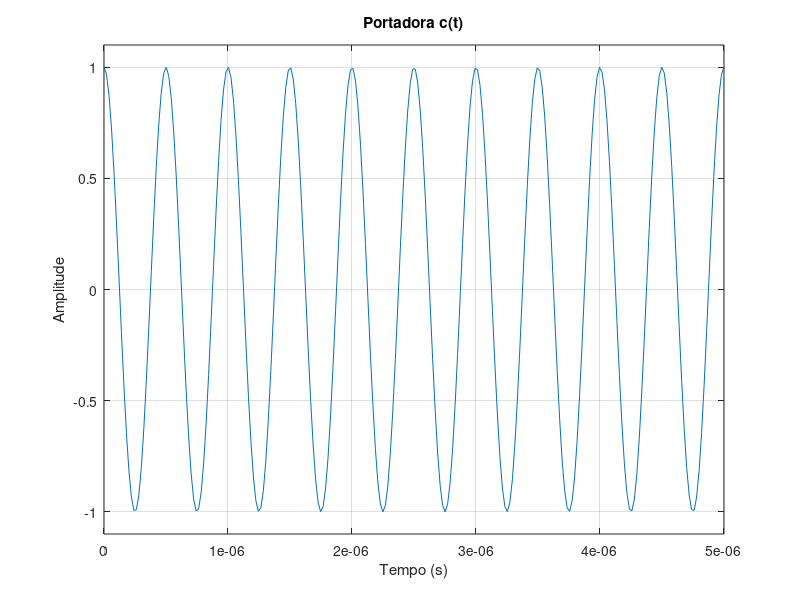
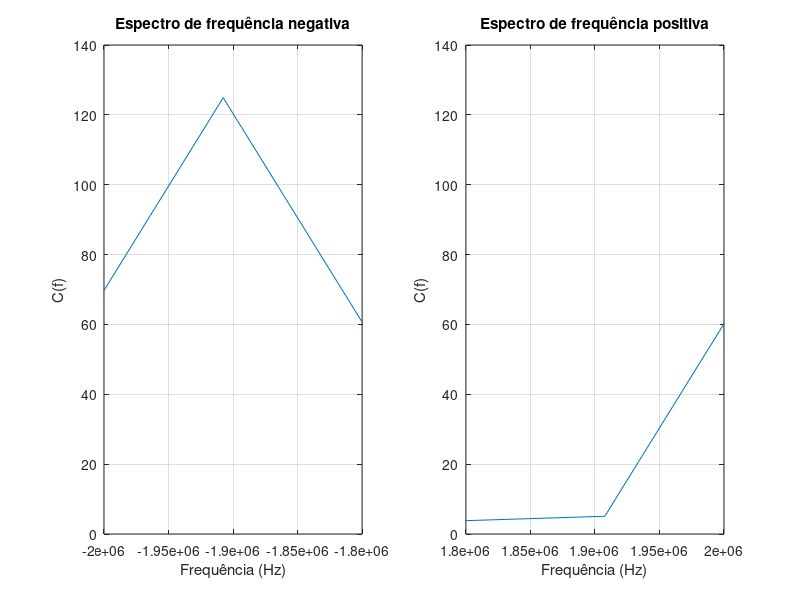
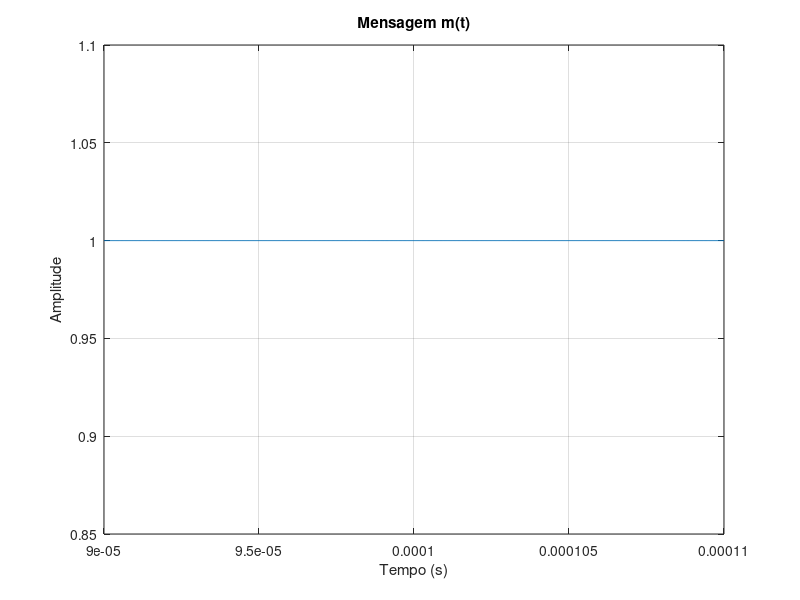

These figures' MATLAB source, in order:
%%%%%%%%%%%%%%%%%%%%%%%%%%%%%%% PCOM SEL 0616 %%%%%%%%%%%%%%%%%%%%%%%%%%%%%

%Carlos Henrique Hannas de Carvalho, nUSP: 11965988

%%%%%%%%%%%%%%%%%%%%%%%%%%%%%%%%%%%%%%%%%%%%%%%%%%%%%%%%%%%%%%%%%%%%%%%%%%%

close all
clear all

%%%%%%%%%%%%%%%%%%%%%%%%%%%%% DADOS INICIAIS %%%%%%%%%%%%%%%%%%%%%%%%%%%%%%

f_c = 2 * 10^6;                                                            %Frequencia da portadora (Hz)
f_samp = 50 * 10^6;                                                        %Frequencia de amostragem (Hz)

t_0 = 0;                                                                   %Tempo inicial (s)
t_f = 200 * 10^-6;                                                         %Tempo final (s)

%%%%%%%%%%%%%%%%%%%%%%%%%%%%%%% EXERCICIO 1 %%%%%%%%%%%%%%%%%%%%%%%%%%%%%%%

%Intervalo de amplitudes no grafico
A_min = -1.1; 
A_max = 1.1;

t_f1 = 5 * 10^-6;                                                          %Tempo final (s) para exercicio 1                                                           

N = f_samp * (t_f1 - t_0);                                                 %Quantidade de amostragens, no intervalo de tempo solicitado

t = linspace(t_0, t_f1, N+1);                                              %Vetor de tempo, com N amostras

c_t = cos(2 * pi * f_c * t);                                               %Funcao da portadora c(t)

ciclos = f_c * (t_f1 - t_0);                                               %Quantidade de ciclos no intervalo de tempo solicitado

%Plot da portadora c(t)
figure
plot(t, c_t)
xlabel('Tempo (s)')
ylabel('Amplitude')
ylim([A_min, A_max])                                                       %Intervalo de amplitude do grafico 
title('Portadora c(t)');
grid on

%%%%%%%%%%%%%%%%%%%%%%%%%%%%%%%%%%%%%%%%%%%%%%%%%%%%%%%%%%%%%%%%%%%%%%%%%%%

%%%%%%%%%%%%%%%%%%%%%%%%%%%%%%% EXERCICIO 2 %%%%%%%%%%%%%%%%%%%%%%%%%%%%%%%

%Intervalo de frequencia para subplot negativo
f_neg_min = -2 * 10^6;
f_neg_max = -1.8 * 10^6;

%Intervalo de frequencia para subplot positivo
f_pos_min = 1.8 * 10^6;
f_pos_max = 2 * 10^6;

C_f = fft(c_t);                                                            %C(f): Transformada de Fourier de c(t)

f = linspace(-f_samp/2, f_samp/2, N+1);                                    %Vetor de intervalo de frequencias do espectro

%Plot dos espectros negativo e positivo
figure
subplot(1,2,1)                                                             %Posicao do espectro negativo no grafico
plot(f, fftshift(abs(C_f)))
xlabel('Frequência (Hz)')
ylabel('C(f)')
xlim([f_neg_min, f_neg_max])                                               %Intervalo de frequencia do espectro negativo
title('Espectro de frequência negativa')
grid on

subplot(1,2,2)                                                             %Posicao do espectro positivo no grafico
plot(f, fftshift(abs(C_f)))
xlabel('Frequência (Hz)')
ylabel('C(f)')
xlim([f_pos_min, f_pos_max])                                               %Intervalo de frequencia do espectro positivo
title('Espectro de frequência positiva')
grid on

%%%%%%%%%%%%%%%%%%%%%%%%%%%%%%%%%%%%%%%%%%%%%%%%%%%%%%%%%%%%%%%%%%%%%%%%%%%

%%%%%%%%%%%%%%%%%%%%%%%%%%%%%%% EXERCICIO 3 %%%%%%%%%%%%%%%%%%%%%%%%%%%%%%%

%Intervalo de tempo para plot
t_i3 = 90 * 10^-6;                                                         %Tempo inicial (s) do exercicio 3
t_f3 = 110 * 10^-6;                                                        %Tempo final (s) do exercicio 3

x = linspace(t_i3, t_f3, round((t_f3 - t_i3) * f_samp));                   %Vetor de tempo, com N amostras 

m_t = sinc(x - (100 * 10^-6));                                             %Funcao m(t)

%Plot da mensagem m(t)
figure
plot(x, m_t);
xlabel('Tempo (s)')
ylabel('Amplitude')
title('Mensagem m(t)')
grid on

%%%%%%%%%%%%%%%%%%%%%%%%%%%%%%%%%%%%%%%%%%%%%%%%%%%%%%%%%%%%%%%%%%%%%%%%%%%
